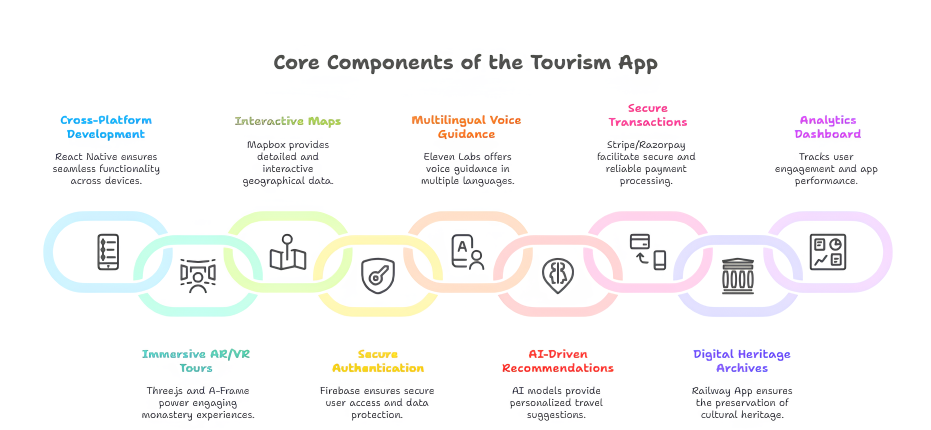
#> input picture backend/uploads/_- visual selection (2) (1).png, 1862 x 860 px (shown at 1/2 size)
$ python -i image_preprocessor.py   (imports and definitions only)
#> lines starting #> are read from the running program, lines starting #| are printed output that depends on the picture
#> further down, picture is the input picture: PIL image 1862x860 RGB; mean R, G, B 247.7, 247, 246.8
from PIL import Image, ImageEnhance
import cv2
import numpy as np
from app.core.config import settings

class ImagePreprocessor:
    @staticmethod
    def process(image: Image.Image) -> Image.Image:
        """
        Preprocesses the timetable image to improve OCR readability:
        1. Upscale by UPSCALE_FACTOR using high-quality interpolation
        2. Increase contrast by CONTRAST_FACTOR
        3. Sharpen by SHARPEN_FACTOR
        Preserves original colors and never crops.
        """
        # 1. Upscale
        new_width = int(image.width * settings.UPSCALE_FACTOR)
#> new_width = 3724
        new_height = int(image.height * settings.UPSCALE_FACTOR)
#> new_height = 1720

        # High quality interpolation using Lanczos
        image = image.resize((new_width, new_height), Image.Resampling.LANCZOS)
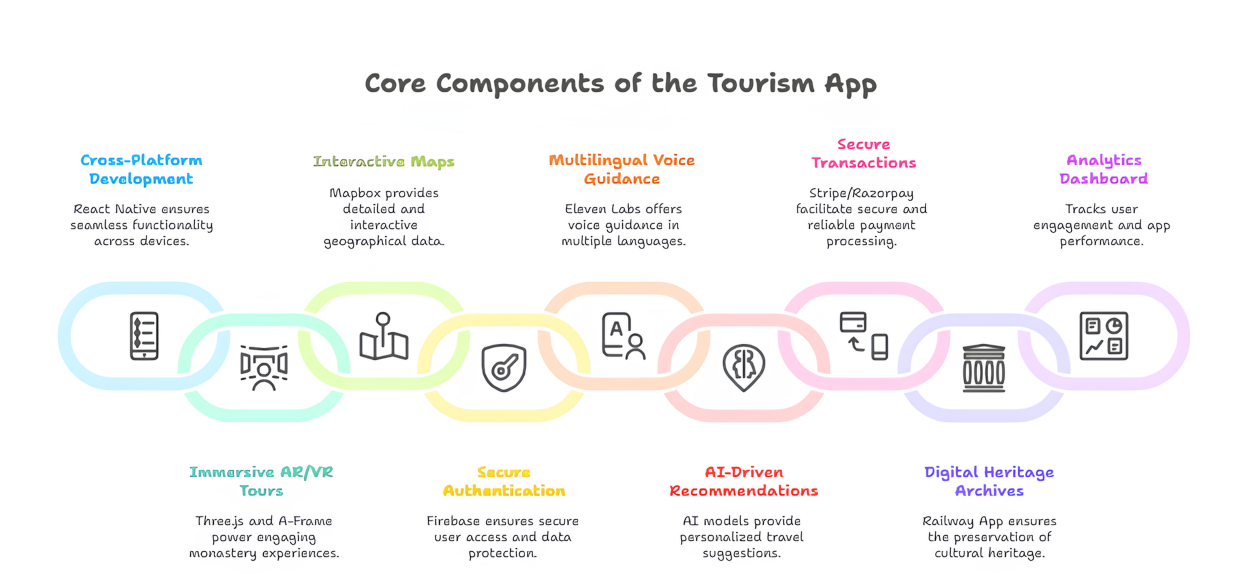
#> image: PIL image 3724x1720 RGB (shown at 1/3 size); mean R, G, B 247.6, 246.9, 246.6

        # 2. Increase contrast
        enhancer = ImageEnhance.Contrast(image)
        image = enhancer.enhance(settings.CONTRAST_FACTOR)
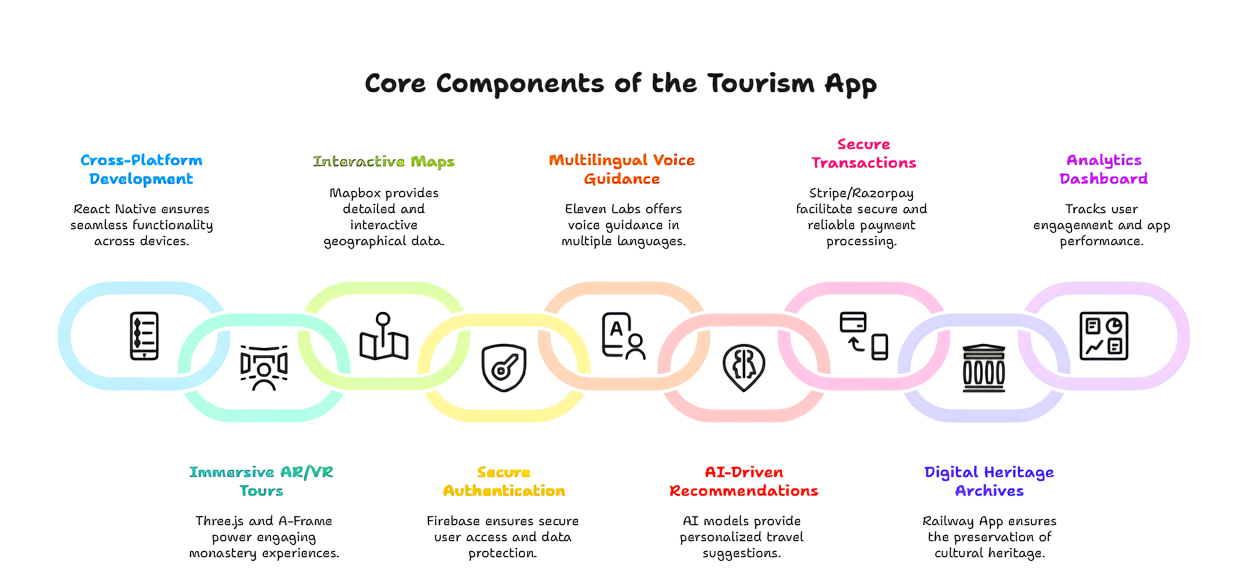
#> image: PIL image 3724x1720 RGB (shown at 1/3 size); mean R, G, B 245.6, 244.7, 244.4

        # 3. Sharpen
        sharpness = ImageEnhance.Sharpness(image)
        image = sharpness.enhance(settings.SHARPEN_FACTOR)

        return image

>>> from PIL import Image
>>> picture = Image.open('../../../uploads/_- visual selection (2) (1).png')
>>> result = ImagePreprocessor().process(picture)

$ run again, on backend/uploads/_- visual selection (4).png
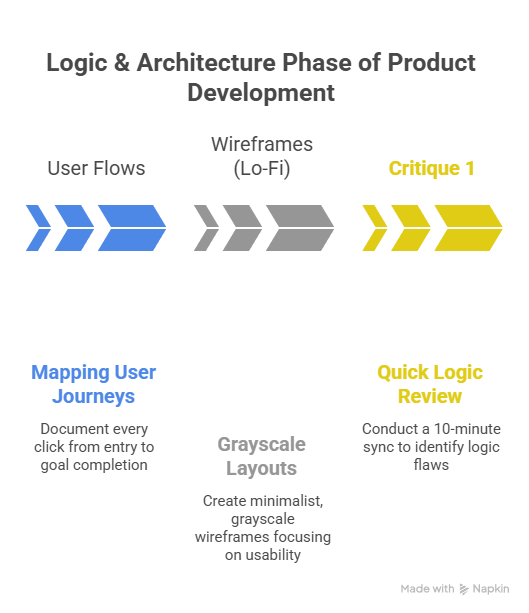
#> input picture backend/uploads/_- visual selection (4).png, 529 x 613 px
#> picture is the input picture: PIL image 529x613 RGBA; mean R, G, B, A 244.9, 245.5, 243.8, 255
#> in process, `image = enhancer.enhance(settings.CONTRAST_FACTOR)`:
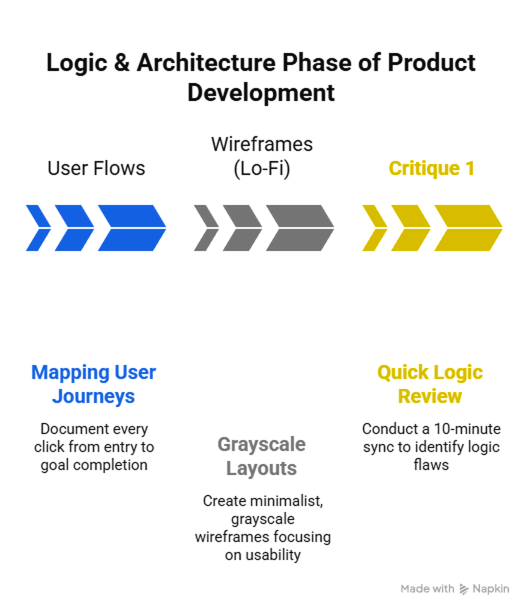
#> image: PIL image 1058x1226 RGBA (shown at 1/2 size); mean R, G, B, A 241.5, 242.3, 240.9, 255

$ run again, on backend/uploads/_- visual selection (7).png
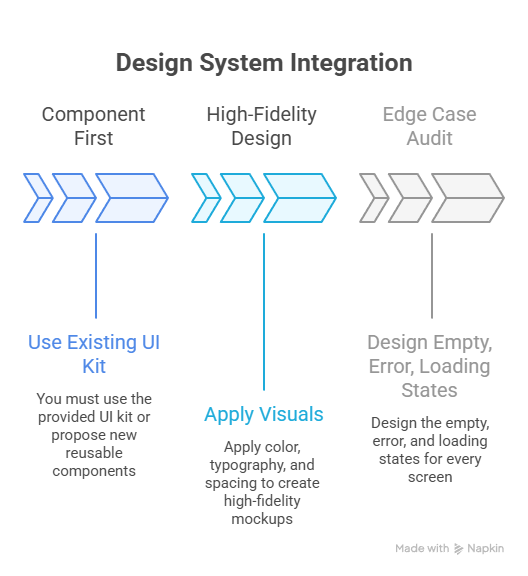
#> input picture backend/uploads/_- visual selection (7).png, 528 x 576 px
#> picture is the input picture: PIL image 528x576 RGBA; mean R, G, B, A 245.6, 247.3, 248.5, 255
#> in process, `image = enhancer.enhance(settings.CONTRAST_FACTOR)`:
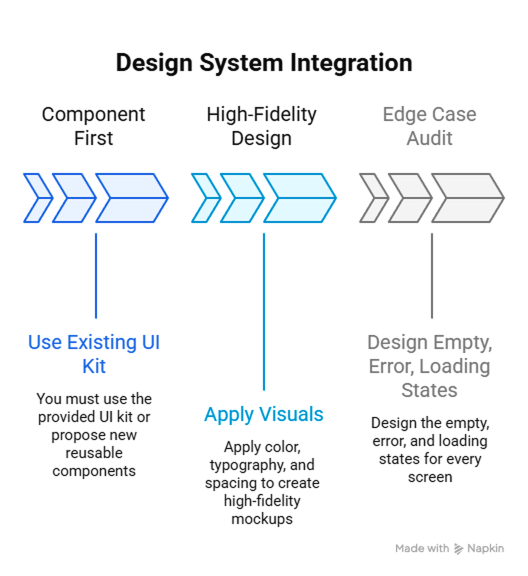
#> image: PIL image 1056x1152 RGBA (shown at 1/2 size); mean R, G, B, A 242.5, 244.6, 246.2, 255

$ run again, on backend/uploads/_- visual selection (9).png
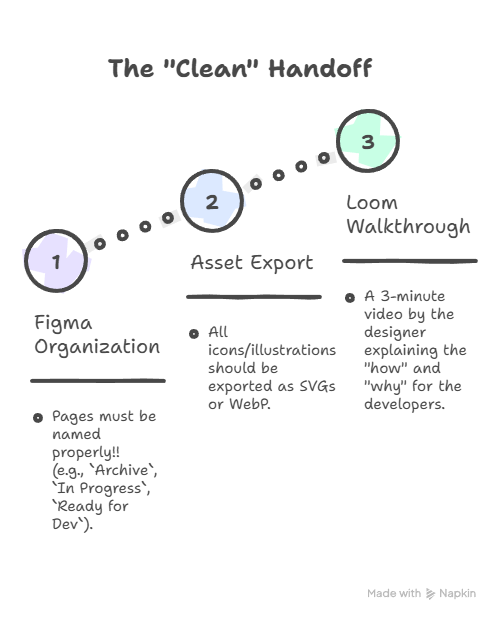
#> input picture backend/uploads/_- visual selection (9).png, 500 x 621 px
#> picture is the input picture: PIL image 500x621 RGBA; mean R, G, B, A 246, 246.4, 246.5, 255
#> in process, `image = enhancer.enhance(settings.CONTRAST_FACTOR)`:
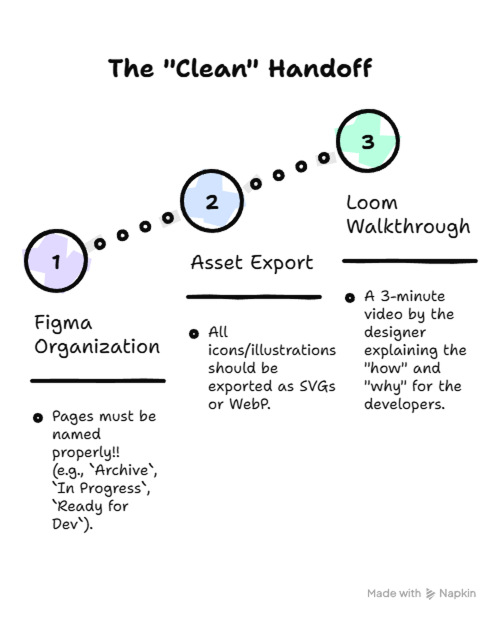
#> image: PIL image 1000x1242 RGBA (shown at 1/2 size); mean R, G, B, A 242.9, 243.4, 243.6, 255
